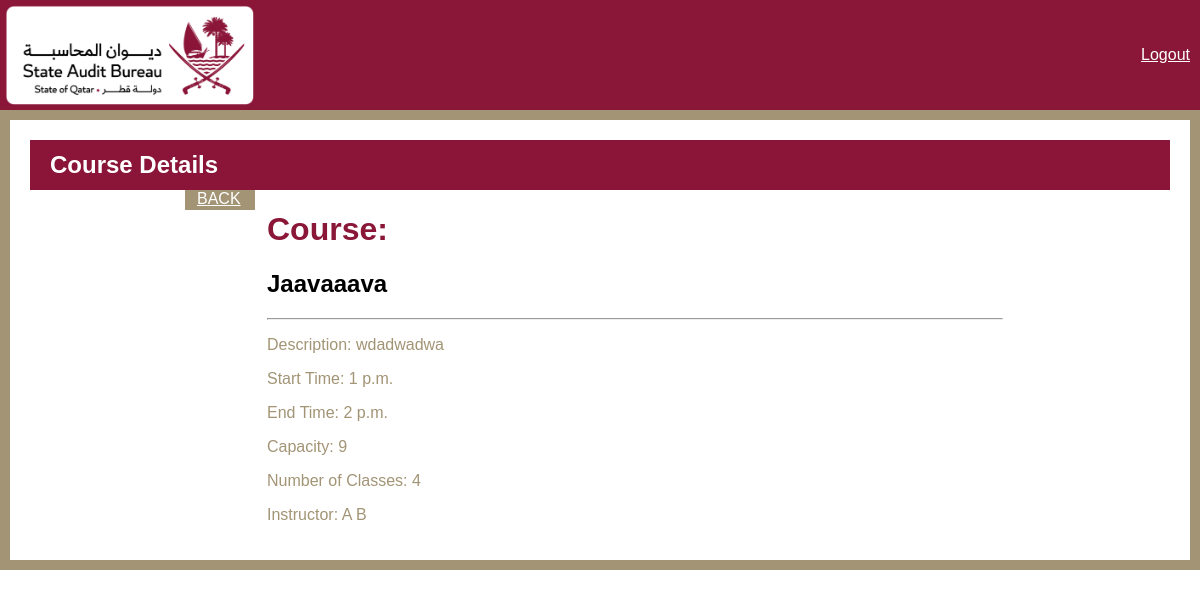
The page /course/2/ on the database as committed earlier.
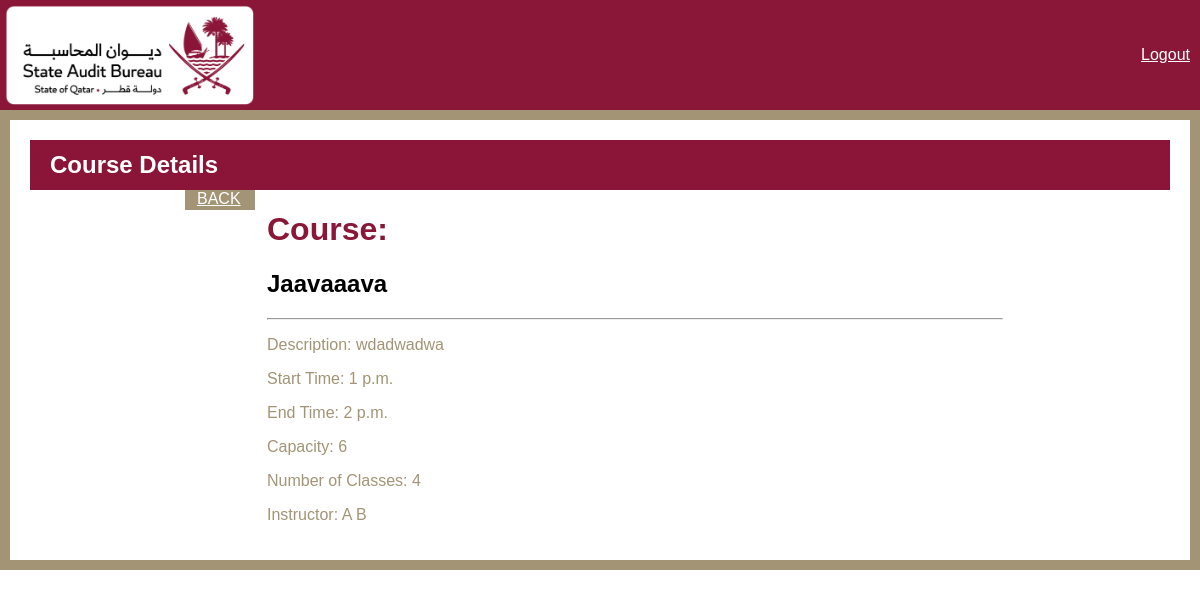
The same page on the database as committed later.
### base/models.py (models this page shows)
class Course(models.Model):
    name = models.CharField(max_length=100)
    description = models.TextField()
    start_time = models.TimeField()
    end_time = models.TimeField()
    capacity = models.PositiveIntegerField()
    number_of_classes = models.PositiveIntegerField()
    instructor = models.ForeignKey(Instructor, on_delete=models.CASCADE)
    current_session = models.IntegerField()
    start_date = models.DateField(auto_now_add=True)
    end_date = models.DateField(null=True)
    def __str__(self):
        return self.name

class Instructor(models.Model):
     id = models.AutoField(primary_key=True)
     first_name = models.CharField(max_length=255)
     last_name = models.CharField(max_length=255)
     email = models.EmailField(max_length=156)
     phone = models.CharField(max_length= 20)
     def __str__(self):
          return self.first_name + " " + self.last_name

### base/views.py (the view)
# urls.py: path('course/<int:pk>/', CourseDetail.as_view(), name="course"),
class CourseDetail(DetailView):
    model = Course
    template_name = 'base/admin_dashboard/course_detail.html'
    context_object_name = 'course'

### base/templates/base/admin_dashboard/course_detail.html (shortened to what this page needs)
{% load static %}
<!DOCTYPE html>
<html>
   <head>
      <link rel="stylesheet" href="https://cdnjs.cloudflare.com/ajax/libs/font-awesome/6.3.0/css/all.min.css" />
	    <link rel="stylesheet" href="https://cdnjs.cloudflare.com/ajax/libs/bootstrap/5.3.0-alpha1/css/bootstrap-grid.min.css" />
    <link rel="stylesheet" href="{% static 'css/reg_style.css' %}">
</head>
   <body>
    <div class="header">
      <div class="logo">
         <img src="{% static 'img/primary-rgb-state-audit-bureau-1@2x.png' %}" alt="Logo">
        </div>
        <div class="language-toggle">
          <span ><a  style="color:white;"class="hello-msg" href="{% url 'logout' %}">Logout</a></span>
       </div>
    </div>
    <div class="gold-border container-fluid">
      <div class="maroon-bar">
        <h2>Course Details</h2>
      </div>
      <div class="container">
        <div class="row justify-content-center">
          <a class="btn btn-primary" style="width: 70px; height:20px; color:white;" href="{% url 'courses' %}">BACK</a>
          <div class="col-md-8">
            <div class="card">
              <div class="card-header">
                <h1 style="color:#8A1738" > Course:</h1>
                <h2 style="color:#000">{{course}}</h2>
                <hr/>
              </div>
              <div class="card-body" >
                <p> Description: {{course.description}}</p>
                <p> Start Time: {{course.start_time}}</p>
                <p> End Time: {{course.end_time}}</p>
                <p> Capacity: {{course.capacity}}</p>
                <p> Number of Classes: {{course.number_of_classes}}</p>
                <p> Instructor: {{course.instructor}}</p>
              </div>
            </div>
          </div>
        </div>
      </div>
    </div>
</body>
</html>

Rows that differ between the two databases and show on the page:
changed Course "Jaavaaava": capacity "9" → "6"
